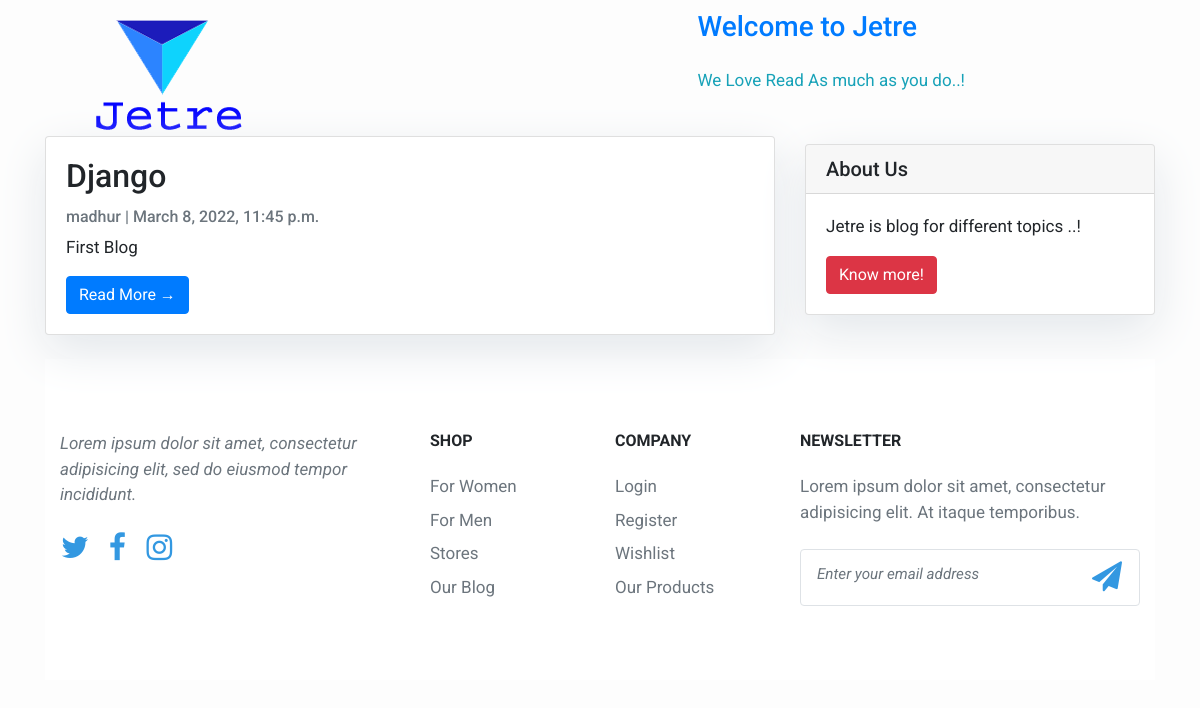
Before: / with the older database file.
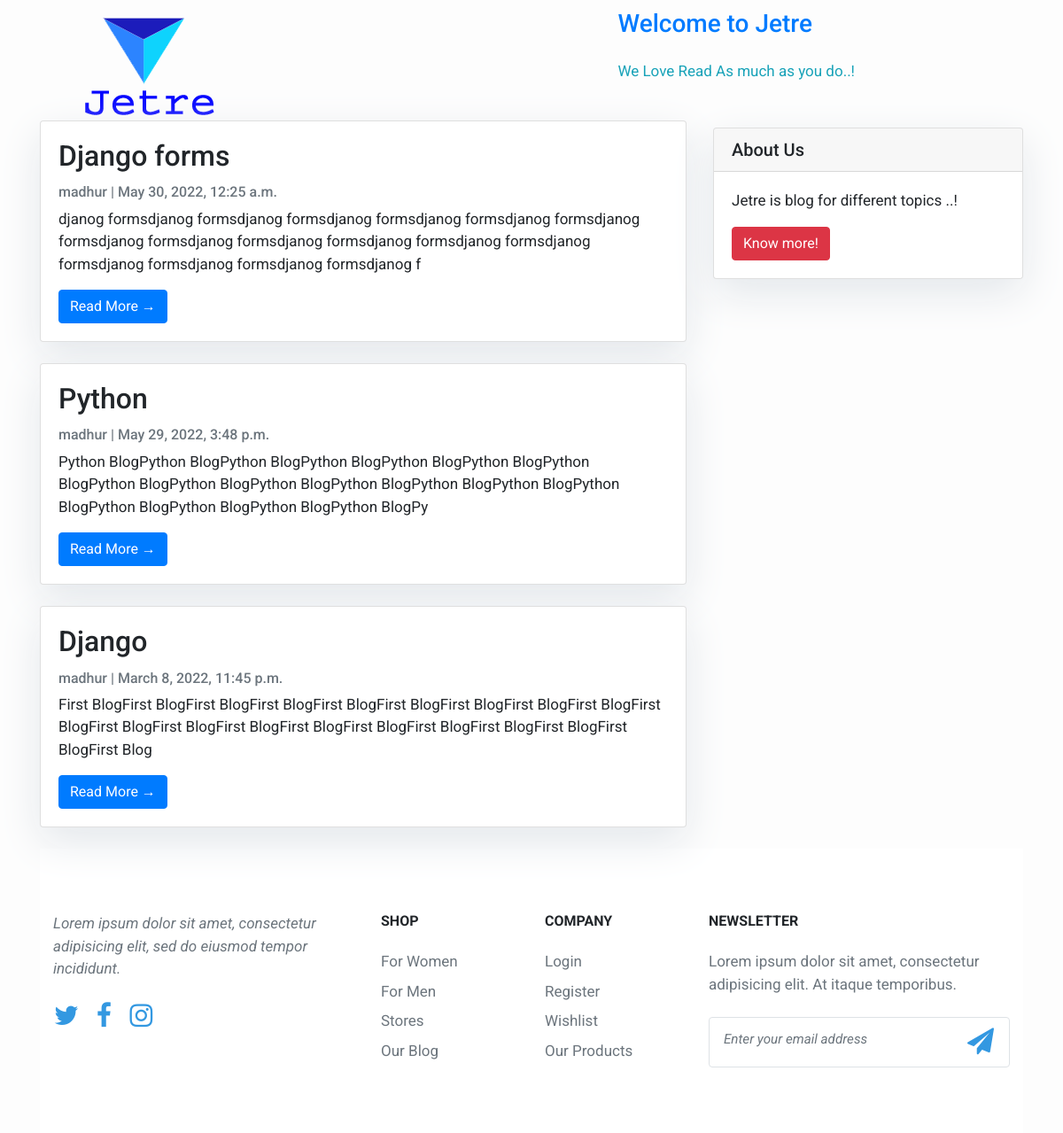
After: the same page with the newer database file.
### blog/models.py (models this page shows, shortened)
class Base(models.Model):
    display_order = models.IntegerField(default=0)
    updated_on = models.DateTimeField(auto_now= True)
    created_on = models.DateTimeField(auto_now_add=True)

class Post(Base):
    user = models.ForeignKey(User, on_delete=models.CASCADE)
    title = models.CharField(max_length=200, unique=True)
    slug = models.SlugField(max_length=200, unique=True)
    author = models.ForeignKey(User, on_delete= models.CASCADE,related_name='blog_posts')
    content = models.TextField()
    status = models.IntegerField(choices=STATUS, default=0)
    category_name = models.ForeignKey(Category, on_delete=models.CASCADE, related_name='Category')
    subcategory_name = models.ForeignKey(SubCategory, on_delete=models.CASCADE, related_name='SubCategory')
    delete_flag = models.BooleanField(default=True, blank=False)
    likes = models.ManyToManyField(User, related_name='blogpost_like')
    tags = TaggableManager()
    class Meta:
        ordering = ['-created_on']

class Base(models.Model):
    display_order = models.IntegerField(default=0)
    updated_on = models.DateTimeField(auto_now= True)
    created_on = models.DateTimeField(auto_now_add=True)

### blog/views.py (the view)
# urls.py: path('', views.PostList.as_view(), name='home'),
class PostList(generic.ListView):
    queryset = Post.objects.filter(status=1).order_by('-created_on')
    template_name = 'index.html'

### templates/index.html (shortened to what this page needs)
{% extends "base.html" %}
{% block content %}
<div class="container">
    <div class="row">
        <div class="col-md-8 mt-3 left">
            {% for post in post_list %}
            <div class="card mb-4">
                <div class="card-body">
                    <h2 class="card-title">{{ post.title }}</h2>
                    <p class="card-text text-muted h6">{{ post.author }} | {{ post.created_on}} </p>
                    <p class="card-text">{{post.content|slice:":200" }}</p>
                    <a href="{% url 'post_detail' post.slug  %}" class="btn btn-primary">Read More &rarr;</a>
                </div>
            </div>
            {% endfor %}
        </div>
        {% block sidebar %} {% include 'sidebar.html' %} {% endblock sidebar %}
    </div>
    {% block footer %} {% include 'footer.html' %} {% endblock footer %}
</div>
{%endblock%}

### templates/base.html (shortened to what this page needs)
<!DOCTYPE html>
<html>
    <head>
        {% load static %}
        <link rel="stylesheet" href="https://maxcdn.bootstrapcdn.com/bootstrap/4.0.0/css/bootstrap.min.css"
 />
    </head>
    <body>
        <header class="masthead">
            <div class="mt-0 container">
                <div class="mt-0  row justify-content-md-right">
                <div class = "mt-0 col-lg-2 col-md-8 mb-4 mb-lg-0">
                    {% load static %}
                </div>
                    <div class=" col-md-8  ">
                        <div class="site-heading pull-right">
                            <h3 class="site-heading  text-primary "> Welcome to Jetre </h3>
                            <p class="site-heading my-4 mt-3 text-info ">We Love Read As much as you do..!
                            </p>
                        </div>
                    </div>
            </div>
        </header>
        {% block content %}{%endblock%}
    </body>
</html>

### templates/sidebar.html (shortened to what this page needs)
{% block sidebar %}
<div class="col-md-4 float-right ">
<div class="card my-4">
        <h5 class="card-header">About Us</h5>
    <div class="card-body">
        <p class="card-text"> Jetre is blog for different topics ..!</p>
        <a href="https://www.ansits.co.uk" class="btn btn-danger">Know more!</a>
    </div>
</div>
</div>
{% endblock sidebar %}

### templates/footer.html (shortened to what this page needs)
{% block footer%}
{% load static %}
<link rel="stylesheet" href="{% static 'css/bootstrap.min.css' %}">
<link rel="stylesheet" href="{% static 'css/font-awesome.min.css' %}">
<link rel="stylesheet" href="{% static 'css/footer.css' %}">
<link rel="stylesheet" href="https://maxcdn.bootstrapcdn.com/bootstrap/4.0.0/css/bootstrap.min.css"
 />
<link rel="stylesheet" href="https://cdnjs.cloudflare.com/ajax/libs/font-awesome/4.7.0/css/font-awesome.min.css">
<footer class=" bg-white">
    <div class="container py-5">
      <div class="row py-4">
        <div class="col-lg-4 col-md-6 mb-4 mb-lg-0">
          <p class="font-italic text-muted">Lorem ipsum dolor sit amet, consectetur adipisicing elit, sed do eiusmod tempor incididunt.</p>
          <ul class="list-inline mt-4">
            <li class="list-inline-item"><a href="#" target="_blank" title="twitter"><i class="fa fa-twitter"></i></a></li>
            <li class="list-inline-item"><a href="#" target="_blank" title="facebook"><i class="fa fa-facebook"></i></a></li>
            <li class="list-inline-item"><a href="#" target="_blank" title="instagram"><i class="fa fa-instagram"></i></a></li>
          </ul>
        </div>
        <div class="col-lg-2 col-md-6 mb-4 mb-lg-0">
          <h6 class="text-uppercase font-weight-bold mb-4">Shop</h6>
          <ul class="list-unstyled mb-0">
            <li class="mb-2"><a href="#" class="text-muted">For Women</a></li>
            <li class="mb-2"><a href="#" class="text-muted">For Men</a></li>
            <li class="mb-2"><a href="#" class="text-muted">Stores</a></li>
            <li class="mb-2"><a href="#" class="text-muted">Our Blog</a></li>
          </ul>
        </div>
        <div class="col-lg-2 col-md-6 mb-4 mb-lg-0">
          <h6 class="text-uppercase font-weight-bold mb-4">Company</h6>
          <ul class="list-unstyled mb-0">
            <li class="mb-2"><a href="#" class="text-muted">Login</a></li>
            <li class="mb-2"><a href="#" class="text-muted">Register</a></li>
            <li class="mb-2"><a href="#" class="text-muted">Wishlist</a></li>
            <li class="mb-2"><a href="#" class="text-muted">Our Products</a></li>
          </ul>
        </div>
        <div class="col-lg-4 col-md-6 mb-lg-0">
          <h6 class="text-uppercase font-weight-bold mb-4">Newsletter</h6>
          <p class="text-muted mb-4">Lorem ipsum dolor sit amet, consectetur adipisicing elit. At itaque temporibus.</p>
          <div class="p-1 rounded border">
            <div class="input-group">
              <input type="email" placeholder="Enter your email address" aria-describedby="button-addon1" class="form-control border-0 shadow-0">
              <div class="input-group-append">
                <button id="button-addon1" type="submit" class="btn btn-link"><i class="fa fa-paper-plane"></i></button>
              </div>
            </div>
          </div>
        </div>
      </div>
    </div>
</footer>
{% endblock footer %}

### static/css/footer.css (style rules this page uses)
#button-addon1 { color: #3398E1; }
i { color: #3398E1; }
.form-control::placeholder { font-size: 0.95rem; color: #3398E1; font-style: italic; }

### templates/base.html (style rules this page uses)
body { font-family: "Roboto", sans-serif; font-size: 17px; background-color: #e0e6eb; }
.btn-danger { color: #fff; background-color: #f00000; border-color: #dc281e; }
.masthead { height: 120px; padding-bottom: 40px; padding-top: 0px; }
.mt-0 { margin-top: 5px; padding-top: 5px; }
.card { box-shadow: 0 16px 48px #E3E7EB; }

### templates/index.html (style rules this page uses)
body { font-family: "Roboto", sans-serif; font-size: 18px; background-color: #fdfdfd; }
.card { box-shadow: 0 16px 48px #E3E7EB; }

### templates/sidebar.html (style rules this page uses)
.card { box-shadow: 0 16px 48px #E3E7EB; }

### templates/footer.html (style rules this page uses)
body { font-family: "Roboto", sans-serif; font-size: 17px; background-color: #fdfdfd; }
.fa { padding: 0px; font-size: 30px; width: 30px; text-align: center; text-decoration: none; border-radius: 20%; }

Changed rows visible on the page:
added Post: title "Django forms", author "madhur", created_on "May 30, 2022, 12:25 a.m.", content "djanog formsdjanog formsdjanog formsdjanog formsdjanog formsdjanog formsdjanog formsdjanog formsdjanog formsdjanog formsdjanog formsdjanog formsdjanog formsdjanog formsdjanog formsdjanog formsdjanog f"
added Post: title "Python", author "madhur", created_on "May 29, 2022, 3:48 p.m.", content "Python BlogPython BlogPython BlogPython BlogPython BlogPython BlogPython BlogPython BlogPython BlogPython BlogPython BlogPython BlogPython BlogPython BlogPython BlogPython BlogPython BlogPython BlogPy"
changed Post "Django": content "First Blog" → "First BlogFirst BlogFirst BlogFirst BlogFirst BlogFirst BlogFirst BlogFirst BlogFirst BlogFirst BlogFirst BlogFirst BlogFirst BlogFirst BlogFirst BlogFirst BlogFirst BlogFirst BlogFirst BlogFirst Blog"
